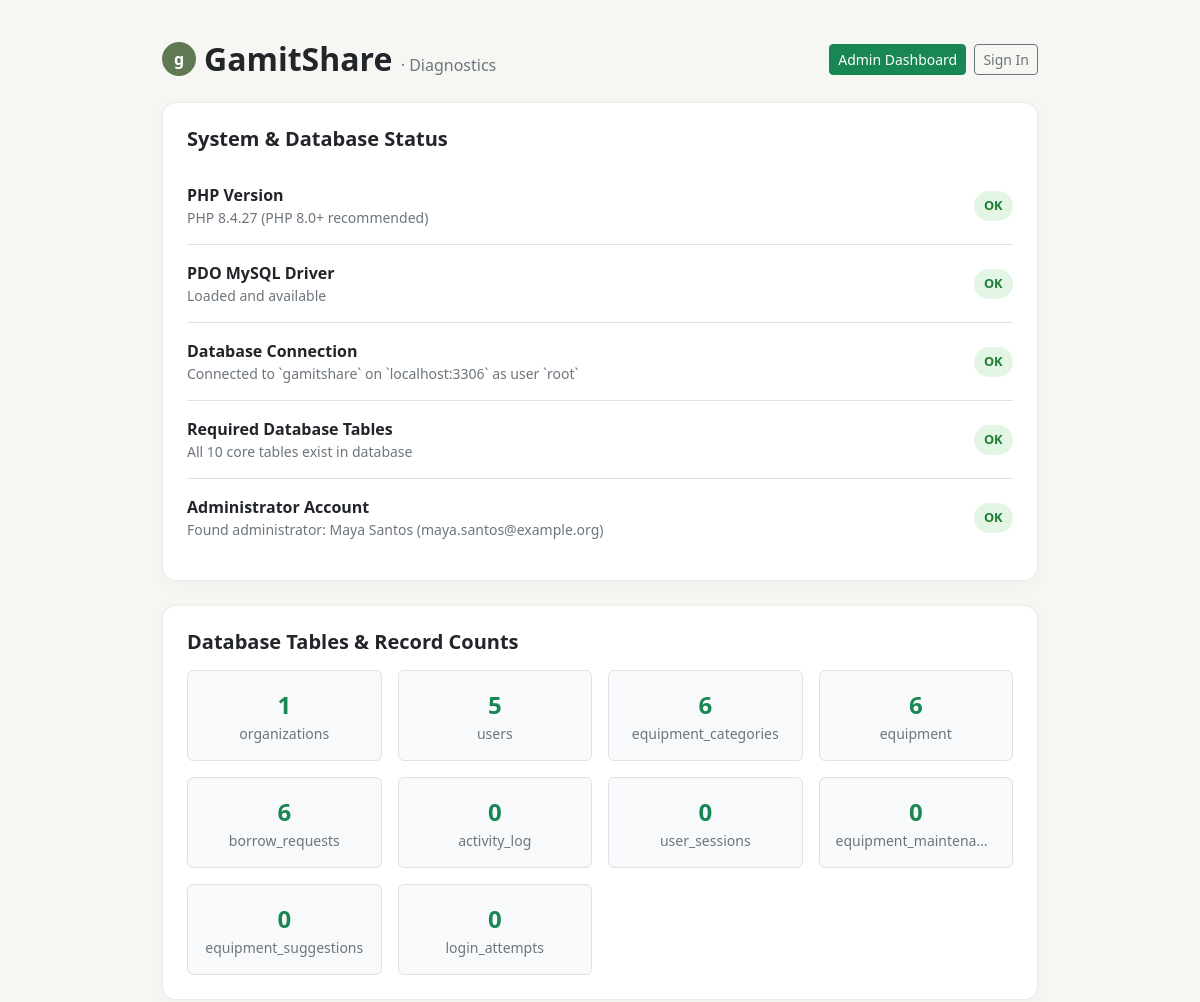
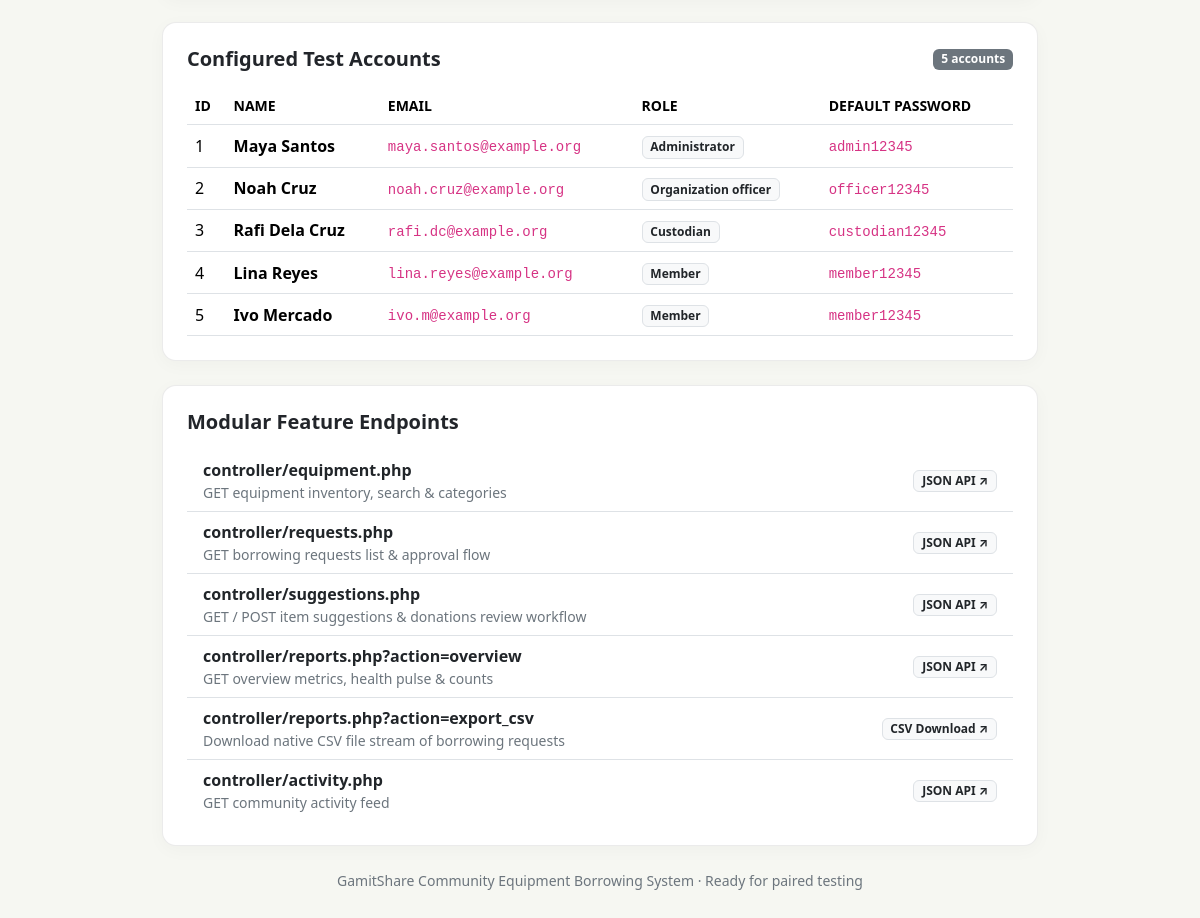
Screenshot of /test_db.php with the database file from the repository (2 pictures, top to bottom).
### tables this page shows
CREATE TABLE IF NOT EXISTS users (
  id              INT UNSIGNED    NOT NULL AUTO_INCREMENT,
  organization_id INT UNSIGNED    NOT NULL,
  name            VARCHAR(70)     NOT NULL,
  email           VARCHAR(254)    NOT NULL,
   
  password_hash   CHAR(64)        NOT NULL,
   
  salt            VARCHAR(32)     NOT NULL,
  role            ENUM(
                    'Member',
                    'Organization officer',
                    'Custodian',
                    'Administrator'
                  ) NOT NULL DEFAULT 'Member',
  is_active       TINYINT(1)      NOT NULL DEFAULT 1,
  joined_date     DATE            NOT NULL,
  created_at      DATETIME        NOT NULL DEFAULT CURRENT_TIMESTAMP,
  updated_at      DATETIME        NOT NULL DEFAULT CURRENT_TIMESTAMP ON UPDATE CURRENT_TIMESTAMP,
  PRIMARY KEY (id),
  UNIQUE KEY uq_users_email (email),
  CONSTRAINT fk_users_org
    FOREIGN KEY (organization_id) REFERENCES organizations (id)
    ON UPDATE CASCADE ON DELETE RESTRICT
);

### test_db.php (the view, shortened to what this page needs)
<?php
$checks = [];
$checks['php_version'] = [
    'title'  => 'PHP Version',
    'status' => PHP_VERSION_ID >= 80000 ? 'OK' : 'WARN',
    'detail' => 'PHP ' . PHP_VERSION . ' (PHP 8.0+ recommended)',
];
$checks['pdo_mysql'] = [
    'title'  => 'PDO MySQL Driver',
    'status' => extension_loaded('pdo_mysql') ? 'OK' : 'FAIL',
    'detail' => extension_loaded('pdo_mysql') ? 'Loaded and available' : 'Missing pdo_mysql extension in php.ini',
];
$pdo = null;
try {
    $pdo = db_connect();
    $checks['db_connection'] = [
        'title'  => 'Database Connection',
        'status' => 'OK',
        'detail' => 'Connected to `' . DB_NAME . '` on `' . DB_HOST . ':' . DB_PORT . '` as user `' . DB_USER . '`',
    ];
} catch (Throwable $e) {
    $checks['db_connection'] = [
        'title'  => 'Database Connection',
        'status' => 'FAIL',
        'detail' => $e->getMessage(),
    ];
}
$tables = [
    'organizations'        => 0,
    'users'                => 0,
    'equipment_categories' => 0,
    'equipment'            => 0,
    'borrow_requests'      => 0,
    'activity_log'         => 0,
    'user_sessions'        => 0,
    'equipment_maintenance'=> 0,
    'equipment_suggestions'=> 0,
    'login_attempts'       => 0,
];
if ($pdo) {
    $missing = array_filter($tables, fn($c) => $c === -1);
    $checks['tables'] = [
        'title'  => 'Required Database Tables',
        'status' => empty($missing) ? 'OK' : 'FAIL',
        'detail' => empty($missing)
            ? 'All ' . count($tables) . ' core tables exist in database'
            : 'Missing tables: ' . implode(', ', array_keys($missing)),
    ];
    try {
        $uStmt = $pdo->query("SELECT id, name, email, role, is_active FROM users ORDER BY id ASC");
        $usersList = $uStmt->fetchAll();
        $adminFound = array_filter($usersList, fn($u) => $u['role'] === 'Administrator');
        $checks['admin_account'] = [
            'title'  => 'Administrator Account',
            'status' => !empty($adminFound) ? 'OK' : 'FAIL',
            'detail' => !empty($adminFound)
                ? 'Found administrator: ' . reset($adminFound)['name'] . ' (' . reset($adminFound)['email'] . ')'
                : 'No active Administrator account found in `users` table',
        ];
    } catch (PDOException $e) {
        $usersList = [];
        $checks['admin_account'] = [
            'title'  => 'Administrator Account',
            'status' => 'FAIL',
            'detail' => $e->getMessage(),
        ];
    }
}
?>
<!doctype html>
<html lang="en">
<head>
  <link href="https://cdn.jsdelivr.net/npm/bootstrap@5.3.3/dist/css/bootstrap.min.css" rel="stylesheet">
</head>
<body>
  <div class="container" style="max-width: 900px;">
    <div class="d-flex align-items-center justify-content-between mb-4">
      <div class="d-flex align-items-center">
        <span class="brand-mark">g</span>
        <h2 class="mb-0 fw-bold">GamitShare <span class="fs-6 text-secondary fw-normal">· Diagnostics</span></h2>
      </div>
      <div>
        <a href="views/admin/dashboard.html" class="btn btn-sm btn-success me-1">Admin Dashboard</a>
        <a href="views/auth/login.html" class="btn btn-sm btn-outline-secondary">Sign In</a>
      </div>
    </div>
    <div class="card-box p-4 mb-4">
      <h5 class="fw-bold mb-3">System & Database Status</h5>
      <ul class="list-group list-group-flush">
        <?php foreach ($checks as $c): ?>
          <li class="list-group-item d-flex justify-content-between align-items-center px-0 py-3">
            <div>
              <strong><?= htmlspecialchars($c['title']) ?></strong>
              <div class="small text-secondary"><?= htmlspecialchars($c['detail']) ?></div>
            </div>
            <span class="status-badge badge-<?= strtolower($c['status']) ?>"><?= $c['status'] ?></span>
          </li>
        <?php endforeach; ?>
      </ul>
    </div>
    <?php if ($pdo): ?>
    <div class="card-box p-4 mb-4">
      <h5 class="fw-bold mb-3">Database Tables & Record Counts</h5>
      <div class="row g-3">
        <?php foreach ($tables as $tName => $tCount): ?>
          <div class="col-sm-6 col-md-3">
            <div class="p-3 bg-light rounded text-center border">
              <div class="fs-4 fw-bold text-success"><?= $tCount >= 0 ? $tCount : '!' ?></div>
              <div class="small text-secondary text-truncate" title="<?= htmlspecialchars($tName) ?>"><?= htmlspecialchars($tName) ?></div>
            </div>
          </div>
        <?php endforeach; ?>
      </div>
    </div>
    <div class="card-box p-4 mb-4">
      <div class="d-flex justify-content-between align-items-center mb-3">
        <h5 class="fw-bold mb-0">Configured Test Accounts</h5>
        <span class="badge bg-secondary"><?= count($usersList ?? []) ?> accounts</span>
      </div>
      <div class="table-responsive">
        <table class="table align-middle mb-0">
          <thead>
            <tr class="small text-secondary">
              <th>ID</th>
              <th>NAME</th>
              <th>EMAIL</th>
              <th>ROLE</th>
              <th>DEFAULT PASSWORD</th>
            </tr>
          </thead>
          <tbody>
            <?php
            $pwMap = [
                'maya.santos@example.org' => 'admin12345',
                'noah.cruz@example.org'   => 'officer12345',
                'rafi.dc@example.org'     => 'custodian12345',
                'lina.reyes@example.org'  => 'member12345',
                'ivo.m@example.org'       => 'member12345',
            ];
            foreach ($usersList ?? [] as $u):
                $defaultPw = $pwMap[strtolower($u['email'])] ?? 'member12345';
            ?>
              <tr>
                <td><?= $u['id'] ?></td>
                <td><strong><?= htmlspecialchars($u['name']) ?></strong></td>
                <td><code><?= htmlspecialchars($u['email']) ?></code></td>
                <td><span class="badge bg-light text-dark border"><?= htmlspecialchars($u['role']) ?></span></td>
                <td><code><?= $defaultPw ?></code></td>
              </tr>
            <?php endforeach; ?>
          </tbody>
        </table>
      </div>
    </div>
    <div class="card-box p-4 mb-4">
      <h5 class="fw-bold mb-3">Modular Feature Endpoints</h5>
      <div class="list-group list-group-flush">
        <a href="controller/equipment.php" target="_blank" class="list-group-item list-group-item-action d-flex justify-content-between align-items-center">
          <div>
            <strong>controller/equipment.php</strong>
            <small class="d-block text-secondary">GET equipment inventory, search & categories</small>
          </div>
          <span class="badge bg-light text-dark border">JSON API ↗</span>
        </a>
        <a href="controller/requests.php" target="_blank" class="list-group-item list-group-item-action d-flex justify-content-between align-items-center">
          <div>
            <strong>controller/requests.php</strong>
            <small class="d-block text-secondary">GET borrowing requests list & approval flow</small>
          </div>
          <span class="badge bg-light text-dark border">JSON API ↗</span>
        </a>
        <a href="controller/suggestions.php" target="_blank" class="list-group-item list-group-item-action d-flex justify-content-between align-items-center">
          <div>
            <strong>controller/suggestions.php</strong>
            <small class="d-block text-secondary">GET / POST item suggestions & donations review workflow</small>
          </div>
          <span class="badge bg-light text-dark border">JSON API ↗</span>
        </a>
        <a href="controller/reports.php?action=overview" target="_blank" class="list-group-item list-group-item-action d-flex justify-content-between align-items-center">
          <div>
            <strong>controller/reports.php?action=overview</strong>
            <small class="d-block text-secondary">GET overview metrics, health pulse & counts</small>
          </div>
          <span class="badge bg-light text-dark border">JSON API ↗</span>
        </a>
        <a href="controller/reports.php?action=export_csv&type=requests" target="_blank" class="list-group-item list-group-item-action d-flex justify-content-between align-items-center">
          <div>
            <strong>controller/reports.php?action=export_csv</strong>
            <small class="d-block text-secondary">Download native CSV file stream of borrowing requests</small>
          </div>
          <span class="badge bg-light text-dark border">CSV Download ↗</span>
        </a>
        <a href="controller/activity.php" target="_blank" class="list-group-item list-group-item-action d-flex justify-content-between align-items-center">
          <div>
            <strong>controller/activity.php</strong>
            <small class="d-block text-secondary">GET community activity feed</small>
          </div>
          <span class="badge bg-light text-dark border">JSON API ↗</span>
        </a>
      </div>
    </div>
    <?php endif; ?>
    <p class="text-center text-secondary small">GamitShare Community Equipment Borrowing System · Ready for paired testing</p>
  </div>
</body>
</html>

### test_db.php (style rules this page uses)
body { background: #f6f7f2; color: #22252a; font-family: system-ui, -apple-system, sans-serif; padding: 2.5rem 1rem; }
.card-box { background: #fff; border-radius: 14px; border: 1px solid rgba(0,0,0,0.08); box-shadow: 0 4px 18px rgba(0,0,0,0.03); }
.status-badge { font-size: 0.8rem; padding: 0.35rem 0.65rem; border-radius: 20px; font-weight: 600; text-transform: uppercase; }
.badge-ok { background: #e3f5e5; color: #1e7e34; }
.brand-mark { display: inline-flex; width: 34px; height: 34px; align-items: center; justify-content: center; background: #607955; color: #fff; border-radius: 50%; font-weight: bold; margin-right: 0.5rem; }

### rows the page displays
users: id "1", name "Maya Santos", email "maya.santos@example.org", role "Administrator", email "admin12345"
users: id "2", name "Noah Cruz", email "noah.cruz@example.org", role "Organization officer", email "officer12345"
users: id "3", name "Rafi Dela Cruz", email "rafi.dc@example.org", role "Custodian", email "custodian12345"
users: id "4", name "Lina Reyes", email "lina.reyes@example.org", role "Member", email "member12345"
users: id "5", name "Ivo Mercado", email "ivo.m@example.org", role "Member", email "member12345"

### other values shown
$c['title'] "PHP Version"
$c['detail'] "PHP 8.4.27 (PHP 8.0+ recommended)"
$c['status'] "OK"
$c['title'] "PDO MySQL Driver"
$c['detail'] "Loaded and available"
$c['title'] "Database Connection"
$c['detail'] "Connected to `gamitshare` on `localhost:3306` as user `root`"
$c['title'] "Required Database Tables"
$c['detail'] "All 10 core tables exist in database"
$c['title'] "Administrator Account"
$c['detail'] "Found administrator: Maya Santos (maya.santos@example.org)"
$tCount "1"
$tName "organizations"
$tCount "5"
$tName "users"
